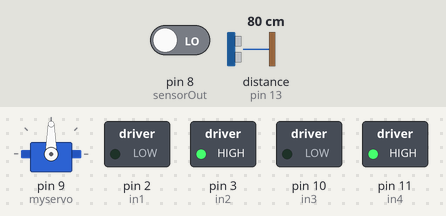
Recording of a sketch running on a simulated Arduino Uno, built with avr-gcc and run on an emulated ATmega328P. On the bench: servo, switched loads named in the sketch (green lamp = pin HIGH). Wiring (inferred from the names in the program): ultrasonic range finder: trigger pin 12; echo pin 13. The test bench sets the inputs (shaded band); at power-on: distance to the obstacle (sensor on pin 13) 80 cm, pin 8 (sensorOut) LOW. The echo pulse lasts 58.3 µs per cm; pins used as bus, display or sensor lines are not drawn.

Above: at 1.2 s.
1.3 s: distance to the obstacle (sensor on pin 13) set to 47 cm
2.8 s: distance to the obstacle (sensor on pin 13) set to 39 cm
At 3.8 s:
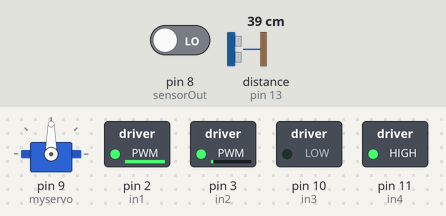
4.3 s: distance to the obstacle (sensor on pin 13) set to 16 cm
5.8 s: distance to the obstacle (sensor on pin 13) set to 12 cm
At 7.2 s:
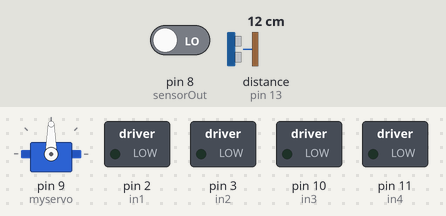
At 15.7 s:
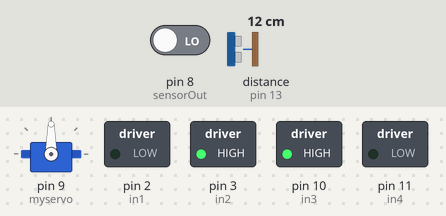
Timing chart, 0 to 18.3 s (numbered marks = the images above; inputs shaded):
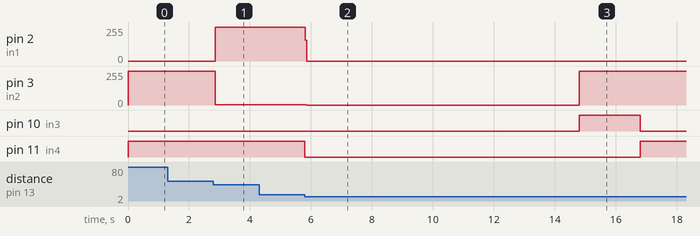

The sketch:

Final-Test-Run.ino
```cpp
#include <Servo.h> // for servo motor
Servo myservo;     // for servo motor
int pos = 0;       //  position for servo motor

// defining for Colour sensor TCS3200
#define S0 4 //pins of color sensor
#define S1 5 //pins of color sensor
#define S2 7 //pins of color sensor
#define S3 6 //pins of color sensor
#define sensorOut 8
int frequency1 = 0; // for red diode
int frequency2 = 0; // for green diode
int frequency3 = 0; // for blue diode

// defining dc motor 1
const int in1 = 2;
const int in2 = 3;

// defining dc motor 2
const int in3 = 10;
const int in4 = 11;

// defines pins numbers for ultrasonic sensor
const int trigPin = 12;
const int echoPin = 13;
// defines variables for ultrasonic sensor
long duration;
int distance;

void setup()
{
    //for servo motor
    myservo.attach(9);
    // pins for color sensor
    pinMode(S0, OUTPUT);
    pinMode(S1, OUTPUT);
    pinMode(S2, OUTPUT);
    pinMode(S3, OUTPUT);
    pinMode(sensorOut, INPUT);
    digitalWrite(S0, HIGH); // Setting frequency-scaling to 20% of color sensor
    digitalWrite(S1, LOW);
    //Serial.begin(9600);   // for displaying results on laptop screen

    // for motor control
    pinMode(in1, OUTPUT); // motor 1
    pinMode(in2, OUTPUT);
    pinMode(in3, OUTPUT); // motor 2
    pinMode(in4, OUTPUT);

    // for ultrasonic sensor
    pinMode(trigPin, OUTPUT); // Sets the trigPin as an Output
    pinMode(echoPin, INPUT);  // Sets the echoPin as an Input
    //Serial.begin(9600);            // for displaying in the monitor
}

//ROBOT STARTS WORKING USING ARDUINO LOOP FUNCTION
void loop()
{
    detectdistance(); // start detecting objects nearby
    left(); //robot rotates continuously on its place and keep searching for object
    if (distance <= 40) // ultrasonic sensor detects any object within range of 40 cm
    {
        forward(); // robot moves towards the object
        detectdistance(); //keep detecting distance
        if (distance > 3 && distance <= 13) // if object is 13cm away
        {
            halt(); // bot stops
            delay(1000);
            detectcolor(); // starts to detect color using tcs 3200
            delay(5000);   // wait for 5 second to detect color
            if (frequency1 > 30 && frequency1 < 270) // settting condition for checking if object has RED color
            {
                myservo.write(-80); // open up the gripper
                delay(2000);
                forward();
                delay(190);
                halt();
                delay(2000);
                myservo.write(80); // close the gripper
                delay(2000);
                //  As red colored object is detected now bot goes backward to original location
                // bot reverses
                backward();
                delay(2000); // bot goes back for 3 second
                left();      // take left to place the object
                delay(2000); // take left for 2 seconds
                halt();      // bot stops for 1 second
                delay(1000);

                // bot keeps the object in ground
                forward();
                delay(400);
                halt();
                delay(1000);
                myservo.write(-80); // grips opens object dropped
                delay(2000);
                backward(); // go little back
                delay(700);
                halt(); // stop
                delay(1000);
                myservo.write(80); // grips closed
                delay(2000);       // wait for 2 second
                right();     // come in centre again by taking right
                delay(4000); // take right for 4 seconds
                halt();
                delay(5000); // wait for 5 second to start process again

            }
            else // if red color was not detected then go back to original location
            {
                backward(); // go back to original location
                delay(2000);
                right(); // searching position
                delay(2000);
                halt(); // turn motors off
                delay(5000);
            }
        }
    }
}

// ****************************. ALL FUNCTIONS DEFINED HERE
void detectcolor()
{
    //Setting red filtered photodiodes to be read
    digitalWrite(S2, LOW);
    digitalWrite(S3, LOW);
    frequency1 = pulseIn(sensorOut, LOW); // Reading the output frequency of red color
    //Setting Green filtered photodiodes to be read
    digitalWrite(S2, HIGH);
    digitalWrite(S3, HIGH);
    frequency2 = pulseIn(sensorOut, LOW); // Reading the output frequency of green color
    //Setting Blue filtered photodiodes to be read
    digitalWrite(S2, LOW);
    digitalWrite(S3, HIGH);
    frequency3 = pulseIn(sensorOut, LOW); // Reading the output frequency o blue color
}

void detectdistance()
{
    digitalWrite(trigPin, LOW); // Clears the trigPin
    delayMicroseconds(2);
    digitalWrite(trigPin, HIGH); // Sets the trigPin on HIGH state for 10 micro seconds
    delayMicroseconds(10);
    digitalWrite(trigPin, LOW);
    duration = pulseIn(echoPin, HIGH); // Reads the echoPin, returns the sound wave travel time in microseconds
    distance = duration * 0.034 / 2;   // Calculating the distance
    //Serial.print("Distance: ");         // Prints the distance on the Serial Monitor
}

void forward()
{
    digitalWrite(in1, HIGH); // turn on motor 1 forward direction
    digitalWrite(in2, LOW);
    digitalWrite(in3, LOW); // turn on motor 2 froward direction
    digitalWrite(in4, HIGH);
}

void halt()
{
    digitalWrite(in1, LOW); // turn on motor 1 off
    digitalWrite(in2, LOW);
    digitalWrite(in3, LOW); // turn on motor 2 off
    digitalWrite(in4, LOW);
}

void backward()
{
    digitalWrite(in1, LOW); // turn on motor 1 reverse direction
    digitalWrite(in2, HIGH);
    digitalWrite(in3, HIGH); // turn on motor 2 reverse  direction
    digitalWrite(in4, LOW);
}

void left()
{
    digitalWrite(in1, LOW); // turn on motor 1 forward direction
    digitalWrite(in2, HIGH);
    digitalWrite(in3, LOW); // turn on motor 2 reverse direction
    digitalWrite(in4, HIGH);
}

void right()
{
    digitalWrite(in1, LOW); // turn on motor 1 reverse direction
    digitalWrite(in2, HIGH);
    digitalWrite(in3, LOW); // turn on motor 2 froward direction
    digitalWrite(in4, HIGH);
}
```

Measured:
- the behaviour switches between 42 and 41 cm on distance to the obstacle (sensor on pin 13) (found by bisection; images 0 and 1)
- the behaviour switches between 15 and 14 cm on distance to the obstacle (sensor on pin 13) (found by bisection; images 1 and 2)
- after the input at 1.3 s, every drawn part: stays the same
- after the input at 2.8 s, pin 2 (in1): 0/255 → 254/255 after 0.06 s; pin 3 (in2): 255/255 → 1/255 after 0.06 s
- after the input at 4.3 s, every drawn part: stays the same
- after the input at 5.8 s, pin 2 (in1): 254/255 → 0/255 at once; pin 3 (in2): 1/255 → 0/255 after 0.06 s, → 255/255 8.9 s later; pin 10 (in3): LOW → HIGH after 9.0 s, → LOW 2.0 s later; pin 11 (in4): HIGH → LOW at once, → HIGH 11.0 s later
